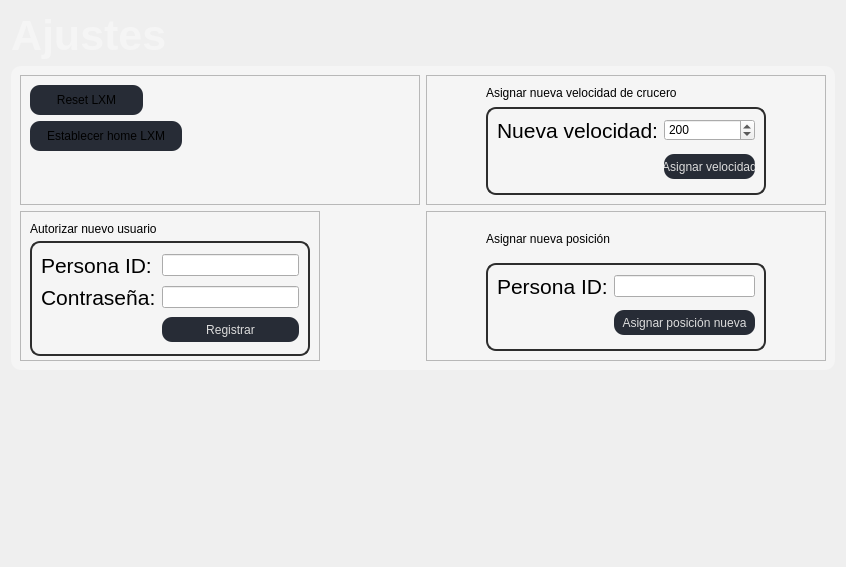
                  <widget class="QWidget" name="page_settings">
                   <layout class="QGridLayout" name="gridLayout_6">
                    <item row="2" column="0">
                     <widget class="QWidget" name="widget_2" native="true">
                      <property name="minimumSize">
                       <size>
                        <width>0</width>
                        <height>180</height>
                       </size>
                      </property>
                     </widget>
                    </item>
                    <item row="0" column="0">
                     <widget class="QLabel" name="label_12">
                      <property name="maximumSize">
                       <size>
                        <width>16777215</width>
                        <height>50</height>
                       </size>
                      </property>
                      <property name="font">
                       <font>
                        <family>Segoe UI</family>
                        <pointsize>32</pointsize>
                       </font>
                      </property>
                      <property name="styleSheet">
                       <string notr="true">color: rgb(245,245,245);</string>
                      </property>
                      <property name="text">
                       <string>&lt;html&gt;&lt;head/&gt;&lt;body&gt;&lt;p&gt;&lt;span style=&quot; font-weight:600;&quot;&gt;Ajustes&lt;/span&gt;&lt;/p&gt;&lt;/body&gt;&lt;/html&gt;</string>
                      </property>
                      <property name="alignment">
                       <set>Qt::AlignLeading|Qt::AlignLeft|Qt::AlignVCenter</set>
                      </property>
                     </widget>
                    </item>
                    <item row="1" column="0">
                     <widget class="QFrame" name="frame_7">
                      <property name="styleSheet">
                       <string notr="true">QFrame#frame_7 {
	background-color: rgb(245,245,245);
	color: rgb(220, 220, 220);
	border-radius: 10px;
}
QPushButton {
	background-color: rgb(39, 44, 54);
border-radius: 10px;
}
QPushButton:hover {
	background-color: rgb(33, 37, 43);
}
QPushButton:pressed {
	background-color: rgb(255,255,255);
}</string>
                      </property>
                      <property name="frameShape">
                       <enum>QFrame::StyledPanel</enum>
                      </property>
                      <property name="frameShadow">
                       <enum>QFrame::Raised</enum>
                      </property>
                      <layout class="QFormLayout" name="formLayout_5">
                       <property name="labelAlignment">
                        <set>Qt::AlignLeading|Qt::AlignLeft|Qt::AlignVCenter</set>
                       </property>
                       <item row="0" column="0">
                        <widget class="QFrame" name="frame_23">
                         <property name="minimumSize">
                          <size>
                           <width>400</width>
                           <height>80</height>
                          </size>
                         </property>
                         <property name="frameShape">
                          <enum>QFrame::StyledPanel</enum>
                         </property>
                         <property name="frameShadow">
                          <enum>QFrame::Raised</enum>
                         </property>
                         <layout class="QFormLayout" name="formLayout_6">
                          <property name="labelAlignment">
                           <set>Qt::AlignLeading|Qt::AlignLeft|Qt::AlignVCenter</set>
                          </property>
                          <property name="formAlignment">
                           <set>Qt::AlignLeading|Qt::AlignLeft|Qt::AlignTop</set>
                          </property>
                          <item row="0" column="0">
                           <widget class="QPushButton" name="resetLXMButton">
                            <property name="minimumSize">
                             <size>
                              <width>113</width>
                              <height>30</height>
                             </size>
                            </property>
                            <property name="styleSheet">
                             <string notr="true"/>
                            </property>
                            <property name="text">
                             <string>Reset LXM</string>
                            </property>
                           </widget>
                          </item>
                          <item row="1" column="0">
                           <widget class="QPushButton" name="doHomeButton">
                            <property name="minimumSize">
                             <size>
                              <width>152</width>
                              <height>30</height>
                             </size>
                            </property>
                            <property name="styleSheet">
                             <string notr="true"/>
                            </property>
                            <property name="text">
                             <string>Establecer home LXM</string>
                            </property>
                           </widget>
                          </item>
                         </layout>
                        </widget>
                       </item>
                       <item row="0" column="1">
                        <widget class="QFrame" name="frame_21">
                         <property name="minimumSize">
                          <size>
                           <width>400</width>
                           <height>130</height>
                          </size>
                         </property>
                         <property name="frameShape">
                          <enum>QFrame::StyledPanel</enum>
                         </property>
                         <property name="frameShadow">
                          <enum>QFrame::Raised</enum>
                         </property>
                         <layout class="QGridLayout" name="gridLayout_13">
                          <item row="2" column="1">
                           <widget class="QFrame" name="frame_22">
                            <property name="minimumSize">
                             <size>
                              <width>280</width>
                              <height>30</height>
                             </size>
                            </property>
                            <property name="maximumSize">
                             <size>
                              <width>200</width>
                              <height>16777215</height>
                             </size>
                            </property>
                            <property name="font">
                             <font>
                              <pointsize>13</pointsize>
                             </font>
                            </property>
                            <property name="styleSheet">
                             <string notr="true">QFrame#frame_22{border-width: 2;border-radius: 3; border-style: solid; border-color: rgb(45,45,45);border-radius: 10px;}</string>
                            </property>
                            <property name="frameShape">
                             <enum>QFrame::StyledPanel</enum>
                            </property>
                            <property name="frameShadow">
                             <enum>QFrame::Sunken</enum>
                            </property>
                            <property name="lineWidth">
                             <number>1</number>
                            </property>
                            <layout class="QGridLayout" name="gridLayout_12">
                             <item row="2" column="1">
                              <widget class="QPushButton" name="assignNewVelocity">
                               <property name="minimumSize">
                                <size>
                                 <width>80</width>
                                 <height>25</height>
                                </size>
                               </property>
                               <property name="maximumSize">
                                <size>
                                 <width>160</width>
                                 <height>16777215</height>
                                </size>
                               </property>
                               <property name="styleSheet">
                                <string notr="true">QPushButton {
color: rgb(220, 220, 220);
background-color: rgb(39, 44, 54);
border-radius: 10px;
}
QPushButton:hover {
	background-color: rgb(33, 37, 43);
}
QPushButton:pressed {
	background-color: rgb(255,255,255);
}</string>
                               </property>
                               <property name="text">
                                <string>Asignar velocidad</string>
                               </property>
                              </widget>
                             </item>
                             <item row="0" column="0">
                              <widget class="QLabel" name="label_17">
                               <property name="font">
                                <font>
                                 <pointsize>16</pointsize>
                                </font>
                               </property>
                               <property name="styleSheet">
                                <string notr="true">color:rgb(0,0,0);</string>
                               </property>
                               <property name="text">
                                <string>Nueva velocidad:</string>
                               </property>
                              </widget>
                             </item>
                             <item row="2" column="0">
                              <widget class="QLabel" name="outputVelocityLabel">
                               <property name="minimumSize">
                                <size>
                                 <width>0</width>
                                 <height>35</height>
                                </size>
                               </property>
                               <property name="styleSheet">
                                <string notr="true">color:rgb(0,0,0);</string>
                               </property>
                               <property name="text">
                                <string/>
                               </property>
                              </widget>
                             </item>
                             <item row="0" column="1">
                              <widget class="QSpinBox" name="newVelocitySpinBox">
                               <property name="styleSheet">
                                <string notr="true">color:rgb(0,0,0);</string>
                               </property>
                               <property name="minimum">
                                <number>100</number>
                               </property>
                               <property name="maximum">
                                <number>500</number>
                               </property>
                               <property name="value">
                                <number>200</number>
                               </property>
                              </widget>
                             </item>
                            </layout>
                           </widget>
                          </item>
                          <item row="1" column="1">
                           <widget class="QLabel" name="label_19">
                            <property name="styleSheet">
                             <string notr="true">color:rgb(0)</string>
                            </property>
                            <property name="text">
                             <string>Asignar nueva velocidad de crucero</string>
                            </property>
                           </widget>
                          </item>
                         </layout>
                        </widget>
                       </item>
                       <item row="3" column="0">
                        <widget class="QFrame" name="frame_18">
                         <property name="minimumSize">
                          <size>
                           <width>300</width>
                           <height>150</height>
                          </size>
                         </property>
                         <property name="frameShape">
                          <enum>QFrame::StyledPanel</enum>
                         </property>
                         <property name="frameShadow">
                          <enum>QFrame::Raised</enum>
                         </property>
                         <widget class="QFrame" name="frame_3">
                          <property name="geometry">
                           <rect>
                            <x>10</x>
                            <y>30</y>
                            <width>280</width>
                            <height>115</height>
                           </rect>
                          </property>
                          <property name="minimumSize">
                           <size>
                            <width>280</width>
                            <height>30</height>
                           </size>
                          </property>
                          <property name="font">
                           <font>
                            <pointsize>13</pointsize>
                           </font>
                          </property>
                          <property name="styleSheet">
                           <string notr="true">QFrame#frame_3{border-width: 2;border-radius: 3; border-style: solid; border-color: rgb(45,45,45);border-radius: 10px;}</string>
                          </property>
                          <property name="frameShape">
                           <enum>QFrame::StyledPanel</enum>
                          </property>
                          <property name="frameShadow">
                           <enum>QFrame::Sunken</enum>
                          </property>
                          <property name="lineWidth">
                           <number>1</number>
                          </property>
                          <layout class="QGridLayout" name="gridLayout_9">
                           <item row="0" column="0">
                            <widget class="QLabel" name="label_2">
                             <property name="font">
                              <font>
                               <pointsize>16</pointsize>
                              </font>
                             </property>
                             <property name="styleSheet">
                              <string notr="true">color:rgb(0,0,0);</string>
                             </property>
                             <property name="text">
                              <string>Persona ID:</string>
                             </property>
                            </widget>
                           </item>
                           <item row="0" column="1">
                            <widget class="QLineEdit" name="newPassPersonID">
                             <property name="styleSheet">
                              <string notr="true">color:rgb(0,0,0);</string>
                             </property>
                            </widget>
                           </item>
                           <item row="1" column="0">
                            <widget class="QLabel" name="label_13">
                             <property name="font">
                              <font>
                               <pointsize>16</pointsize>
                              </font>
                             </property>
                             <property name="styleSheet">
                              <string notr="true">color:rgb(0,0,0);</string>
                             </property>
                             <property name="text">
                              <string>Contraseña:</string>
                             </property>
                            </widget>
                           </item>
                           <item row="1" column="1">
                            <widget class="QLineEdit" name="newPassPassword">
                             <property name="styleSheet">
                              <string notr="true">color:rgb(0,0,0);</string>
                             </property>
                            </widget>
                           </item>
                           <item row="2" column="1">
                            <widget class="QPushButton" name="registerNewPasswordButton">
                             <property name="minimumSize">
                              <size>
                               <width>80</width>
                               <height>25</height>
                              </size>
                             </property>
                             <property name="styleSheet">
                              <string notr="true">QPushButton {
color: rgb(220, 220, 220);
background-color: rgb(39, 44, 54);
border-radius: 10px;
}
QPushButton:hover {
	background-color: rgb(33, 37, 43);
}
QPushButton:pressed {
	background-color: rgb(255,255,255);
}</string>
                             </property>
                             <property name="text">
                              <string>Registrar</string>
                             </property>
                            </widget>
                           </item>
                           <item row="2" column="0">
                            <widget class="QLabel" name="outputLabelNewPassword">
                             <property name="styleSheet">
                              <string notr="true">color:rgb(0,0,0);</string>
                             </property>
                             <property name="text">
                              <string/>
                             </property>
                            </widget>
                           </item>
                          </layout>
                         </widget>
                         <widget class="QLabel" name="label_15">
                          <property name="geometry">
                           <rect>
                            <x>10</x>
                            <y>10</y>
                            <width>211</width>
                            <height>16</height>
                           </rect>
                          </property>
                          <property name="styleSheet">
                           <string notr="true">color:rgb(0)</string>
                          </property>
                          <property name="text">
                           <string>Autorizar nuevo usuario</string>
                          </property>
                         </widget>
                        </widget>
                       </item>
                       <item row="3" column="1">
                        <widget class="QFrame" name="frame_19">
                         <property name="minimumSize">
                          <size>
                           <width>400</width>
                           <height>130</height>
                          </size>
                         </property>
                         <property name="frameShape">
                          <enum>QFrame::StyledPanel</enum>
                         </property>
                         <property name="frameShadow">
                          <enum>QFrame::Raised</enum>
                         </property>
                         <layout class="QGridLayout" name="gridLayout_11">
                          <item row="0" column="0">
                           <widget class="QLabel" name="label_18">
                            <property name="styleSheet">
                             <string notr="true">color:rgb(0)</string>
                            </property>
                            <property name="text">
                             <string>Asignar nueva posición</string>
                            </property>
                           </widget>
                          </item>
                          <item row="1" column="0">
                           <widget class="QFrame" name="frame_20">
                            <property name="minimumSize">
                             <size>
                              <width>280</width>
                              <height>30</height>
                             </size>
                            </property>
                            <property name="maximumSize">
                             <size>
                              <width>200</width>
                              <height>16777215</height>
                             </size>
                            </property>
                            <property name="font">
                             <font>
                              <pointsize>13</pointsize>
                             </font>
                            </property>
                            <property name="styleSheet">
                             <string notr="true">QFrame#frame_20{border-width: 2;border-radius: 3; border-style: solid; border-color: rgb(45,45,45);border-radius: 10px;}</string>
                            </property>
                            <property name="frameShape">
                             <enum>QFrame::StyledPanel</enum>
                            </property>
                            <property name="frameShadow">
                             <enum>QFrame::Sunken</enum>
                            </property>
                            <property name="lineWidth">
                             <number>1</number>
                            </property>
                            <layout class="QGridLayout" name="gridLayout_10">
                             <item row="0" column="0">
                              <widget class="QLabel" name="label_16">
                               <property name="font">
                                <font>
                                 <pointsize>16</pointsize>
                                </font>
                               </property>
                               <property name="styleSheet">
                                <string notr="true">color:rgb(0,0,0);</string>
                               </property>
                               <property name="text">
                                <string>Persona ID:</string>
                               </property>
                              </widget>
                             </item>
                             <item row="1" column="0">
                              <widget class="QLabel" name="outputPositionLabel">
                               <property name="minimumSize">
                                <size>
                                 <width>0</width>
                                 <height>35</height>
                                </size>
                               </property>
                               <property name="styleSheet">
                                <string notr="true">color:rgb(0,0,0);</string>
                               </property>
                               <property name="text">
                                <string/>
                               </property>
                              </widget>
                             </item>
                             <item row="0" column="1">
                              <widget class="QLineEdit" name="newPositionPersonID">
                               <property name="maximumSize">
                                <size>
                                 <width>160</width>
                                 <height>16777215</height>
                                </size>
                               </property>
                               <property name="styleSheet">
                                <string notr="true">color:rgb(0,0,0);</string>
                               </property>
                              </widget>
                             </item>
                             <item row="1" column="1">
                              <widget class="QPushButton" name="assignNewPositionButton">
                               <property name="minimumSize">
                                <size>
                                 <width>80</width>
                                 <height>25</height>
                                </size>
                               </property>
                               <property name="maximumSize">
                                <size>
                                 <width>160</width>
                                 <height>16777215</height>
                                </size>
                               </property>
                               <property name="styleSheet">
                                <string notr="true">QPushButton {
color: rgb(220, 220, 220);
background-color: rgb(39, 44, 54);
border-radius: 10px;
}
QPushButton:hover {
	background-color: rgb(33, 37, 43);
}
QPushButton:pressed {
	background-color: rgb(255,255,255);
}</string>
                               </property>
                               <property name="text">
                                <string>Asignar posición nueva</string>
                               </property>
                              </widget>
                             </item>
                            </layout>
                           </widget>
                          </item>
                         </layout>
                        </widget>
                       </item>
                      </layout>
                     </widget>
                    </item>
                   </layout>
                  </widget>
